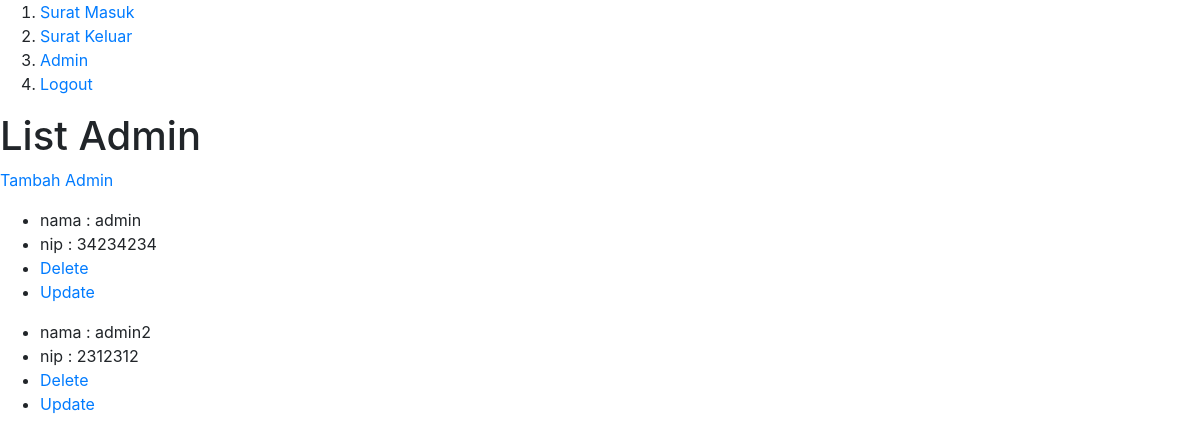
Page /public/admin/showRegister (signed in) on the committed database.
### tables this page shows
CREATE TABLE `tbl_user` (
  `id_user` int(255) NOT NULL,
  `id_role` int(255) NOT NULL,
  `nip` int(255) NOT NULL,
  `nama` varchar(255) NOT NULL,
  `password` varchar(255) NOT NULL
);

### app/core/mainController.php (called while the page is built, shortened)
<?php
    class mainController{
        public function view($view, $data = []){
            require_once "../app/view/" . $view . ".php";
        }
        public function model($model){
            return new $model;
        }
    }
?>

### app/controllers/Admin.php (called while the page is built, shortened)
<?php
    class Admin extends mainController{
        public function showRegister(){
            $data['admin'] = $this->model('registerModel')->getRegister();
            $data['title'] = 'Register Admin';
            $this->view("admin/showRegisterAdmin", $data);
        }
    }
?>

### app/core/App.php (called while the page is built, shortened)
<?php
    Class App{
        protected
            $controller = "Login",
            $method = "index",
            $params = [];
        public function parseUrl(){
            if( isset($_GET['url']) ){
                $url = rtrim($_GET['url'], "/");
                $url = filter_var($url, FILTER_SANITIZE_URL);
                $url = explode("/", $url);
                return $url;
            }
        }
        public function __CONSTRUCT(){
            $url = $this->parseUrl();
            if ( file_exists("../app/controllers/". $url[0] . ".php" ) ) {
                unset($url[0]);
            }
            $this->controller = new $this->controller();
            if ( isset($url[1]) ){
                if( method_exists($this->controller, $url[1]) ){
                    $this->method = $url[1];
                }
            }
            call_user_func_array([$this->controller, $this->method], $this->params);
        }
    }
?>

### public/index.php (called while the page is built, shortened)
<?php
    $app = new App();
?>

### app/core/db_wrapper.php (called while the page is built, shortened)
<?php
    class Database{
        private $host = host,
                $user = user,
                $pass = pass,
                $dbName = db;
        private $stmt, $dbh;
        public function __CONSTRUCT(){
            $dsn = "mysql:host=" . $this->host . "; dbname=" . $this->dbName;
            $option = [
                PDO::ATTR_PERSISTENT => true,
                PDO::ATTR_ERRMODE => PDO::ERRMODE_EXCEPTION
            ];
            try{
                $this->dbh = new PDO($dsn, $this->user, $this->pass, $option);
            }
            catch(PDOException $e){
                die( $e->getMessage() );
            }
        }
        public function query($query){
            $this->stmt = $this->dbh->prepare($query);
        }
        public function execute(){
            $this->stmt->execute();
        }
        public function allResult(){
            $this->execute();
            return $this->stmt->fetchAll(PDO::FETCH_ASSOC);
        }
    }
?>

### app/models/registerModel.php (called while the page is built, shortened)
<?php
class registerModel
{
    private $tb = "tbl_user",
    		$db,
    		$url;
    public function __CONSTRUCT()
    {
        $this->db = new Database();
    }
    public function getRegister(){
        $query = "SELECT * FROM $this->tb WHERE id_role = 1";
        $this->db->query($query);
        return $this->db->allResult();
    }
}

### app/view/admin/showRegisterAdmin.php (the view, shortened to what this page needs)
<h1>List Admin</h1>
<p>
    <a href="<?= BASE_URL?>admin/register">Tambah Admin</a>
</p>
<?php foreach ($data['admin'] as $getData) : ?>
<ul>
    <li>nama : <?=$getData['nama']?> </li>
    <li>nip : <?=$getData['nip']?> </li>
    <li>  <a href="<?=BASE_URL?>admin/deleteAdmin/<?=$getData['id_user']?>">Delete</a></li>
    <li>  <a href="<?=BASE_URL?>admin/updateAdmin/<?=$getData['id_user']?>">Update</a> </li>
</ul>
<?php endforeach ?>

### rows in the picture
tbl_user: nama "admin", nip "34234234"
tbl_user: nama "admin2", nip "2312312"
